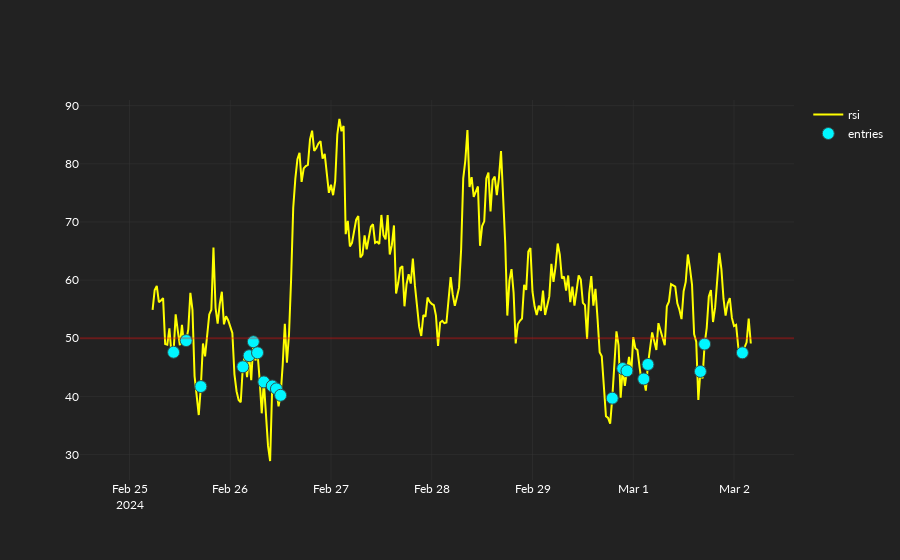

Notebook source saved alongside this figure:
### Code cell
fig.add_hline(
    y=rsi_is_below,
    opacity=0.3,
    line_color="red",
)

### Figure 1 — Plotly figure (JSON) as saved in the notebook; plotly's stock layout.template omitted (floating-point values rounded to 4 significant figures; data arrays with more than 128 entries replaced by an {"elided": "..."} marker saying what was removed)
{"data": [{"line": {"color": "yellow"}, "name": "rsi", "type": "scatter", "x": {"elided": "300 str values"}, "y": {"elided": "300 float values"}}, {"marker": {"color": "#00F6FF", "line": {"color": "DarkSlateGrey", "width": 1}, "size": 12, "symbol": "circle"}, "mode": "markers", "name": "entries", "type": "scatter", "x": {"elided": "300 str values"}, "y": {"elided": "300 float values"}}], "layout": {"shapes": [{"line": {"color": "red"}, "opacity": 0.3, "type": "line", "x0": 0, "x1": 1, "xref": "x domain", "y0": 50, "y1": 50, "yref": "y"}]}}
